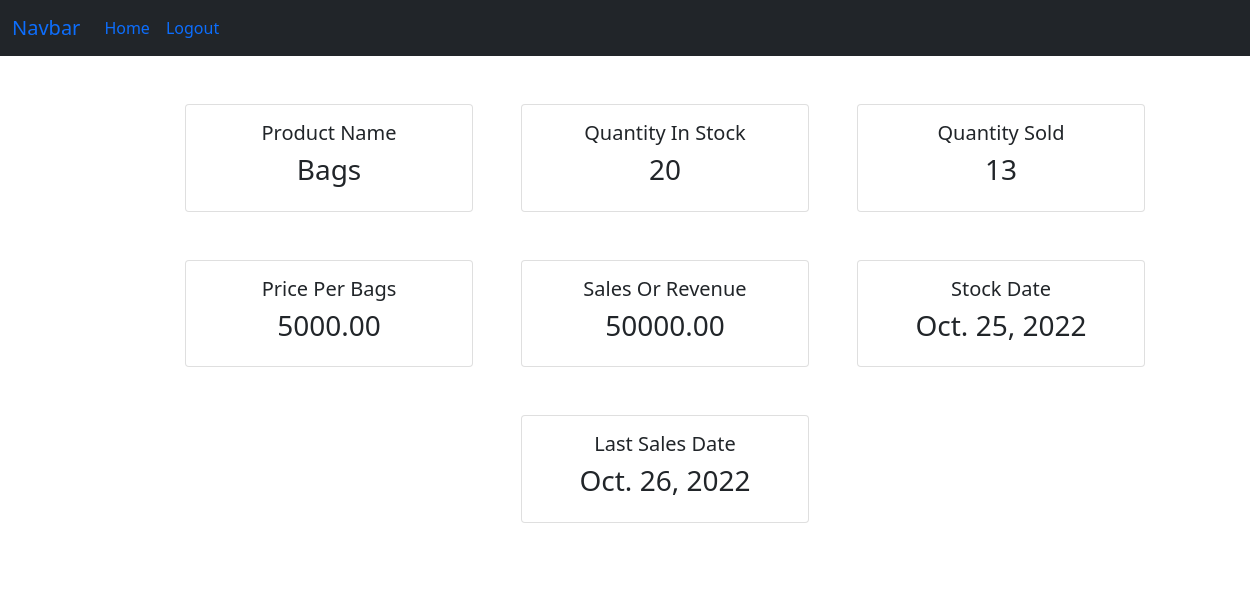
The app's page /inventory/per_product/2 (signed in) with its own data.
### inventory/models.py (models this page shows, shortened)
class Inventory(models.Model):
    name=models.CharField(max_length=100,null='False',blank='False')
    cost_per_item=models.DecimalField(max_digits=18,decimal_places=2,null='False',blank='False')
    quantity_in_stock=models.IntegerField(null="False",blank="False")
    quantity_sold=models.IntegerField(null="False",blank="False")
    sales=models.DecimalField(max_digits=18,decimal_places=2,null='False',blank='False')
    stock_date=models.DateField(auto_now_add='True')
    last_sales_date=models.DateField(auto_now='True')

### inventory/views.py (the view)
# urls.py: path("per_product/<int:pk>", per_product_view,name="per_product")
def per_product_view(request, pk):
    inventory = get_object_or_404(Inventory, pk=pk)
    context = {
        'inventory':inventory
    }
    return render(request, "inventory/per_product.html", context=context)

### templates/inventory/per_product.html (shortened to what this page needs)
{% extends '../layout.html' %}
{% block content %}
  <div class="content-section">
    <div class="row mx-auto justify-content-center">
      <div class="card m-4" style="width: 18rem;">
        <div class="card-body">
          <h5 class="card-title text-center">Product Name</h5>
          <h3 class="text-center">{{ inventory.name }}</h6>
        </div>
      </div>
      <div class="card m-4" style="width: 18rem;">
        <div class="card-body">
          <h5 class="card-title text-center">Quantity In Stock</h5>
          <h3 class="text-center">{{ inventory.quantity_in_stock }}</h6>
        </div>
      </div>
      <div class="card m-4" style="width: 18rem;">
        <div class="card-body">
          <h5 class="card-title text-center">Quantity Sold</h5>
          <h3 class="text-center">{{ inventory.quantity_sold }}</h6>
        </div>
      </div>
      <div class="card m-4" style="width: 18rem;">
        <div class="card-body">
          <h5 class="card-title text-center">Price Per {{ inventory.name }}</h5>
          <h3 class="text-center">{{ inventory.cost_per_item }}</h6>
        </div>
      </div>
      <div class="card m-4" style="width: 18rem;">
        <div class="card-body">
          <h5 class="card-title text-center">Sales Or Revenue</h5>
          <h3 class="text-center">{{ inventory.sales }}</h6>
        </div>
      </div>
      <div class="card m-4" style="width: 18rem;">
        <div class="card-body">
          <h5 class="card-title text-center">Stock Date</h5>
          <h3 class="text-center">{{ inventory.stock_date }}</h6>
        </div>
      </div>
      <div class="card m-4" style="width: 18rem;">
        <div class="card-body">
          <h5 class="card-title text-center">Last Sales Date</h5>
          <h3 class="text-center">{{ inventory.last_sales_date }}</h6>
        </div>
      </div>
  </div>
</div>
{% endblock %}

### statics/css/main.css (style rules this page uses)
body { background-color: rgb(245, 245, 245); }
.content-section { background: #fff; margin: 40px; padding: 1.5rem 1.5rem; border-radius: 10px; }

### records on screen
Inventory: name "Bags", quantity_in_stock "20", quantity_sold "13", cost_per_item "5000.00", sales "50000.00", stock_date "Oct. 25, 2022", last_sales_date "Oct. 26, 2022"
